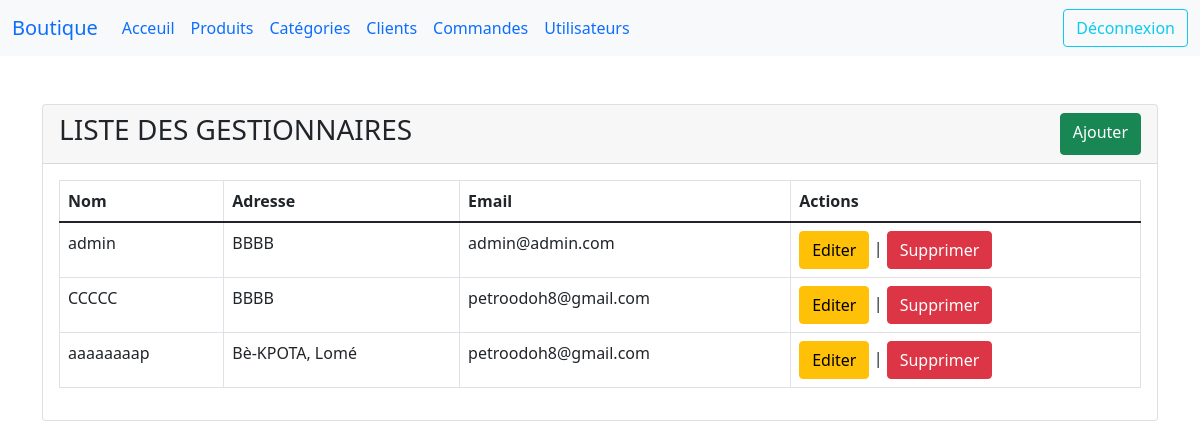
The app's page /admin-user-list.php with its own data.
### tables this page shows
CREATE TABLE IF NOT EXISTS `utilisateur` (
  `ID` int NOT NULL AUTO_INCREMENT,
  `nom` varchar(255) NOT NULL,
  `adresse` varchar(255) DEFAULT NULL,
  `email` varchar(255) NOT NULL,
  `mot_de_passe` varchar(255) NOT NULL,
  PRIMARY KEY (`ID`)
);

### admin-user-list.php (the view, shortened to what this page needs)
<!DOCTYPE html>
<html lang="en">
<head>
    <link rel="stylesheet" href="bootstrap/css/bootstrap.min.css">
</head>
<body>
<?php include 'navbar.php'?>
<div class="container mt-5">
    <div class="card">
        <div class="card-header d-flex align-content-center justify-content-between">
            <h3>LISTE DES GESTIONNAIRES</h3>
            <a class="btn btn-success" href="add-admin-user.php">Ajouter</a>
        </div>
        <div class="card-body">
            <table class="table table-bordered">
                <thead>
                <tr>
                    <th>Nom</th>
                    <th>Adresse</th>
                    <th>Email</th>
                    <th>Actions</th>
                </tr>
                </thead>
                <tbody>
                <?php
                require_once 'con_db.php';
                $query = "SELECT id, nom, adresse, email FROM utilisateur";
                $result = mysqli_query($con, $query);
                if (mysqli_num_rows($result) > 0) {
                    while ($row = mysqli_fetch_assoc($result)) {
                        echo "<tr>";
                        echo "<td>" . $row['nom'] . "</td>";
                        echo "<td>" . $row['adresse'] . "</td>";
                        echo "<td>" . $row['email'] . "</td>";
                        echo "<td>";
                        echo "<a href='admin-edit-user.php?id=" . $row['id'] . "' class='btn btn-warning'>Editer</a> | ";
                        echo "<a href='#' onclick='confirmDelete(" . $row['id'] . ")' class='btn btn-danger'>Supprimer</a>";
                        echo "</td>";
                        echo "</tr>";
                    }
                } else {
                    echo "<tr><td colspan='4'>Aucun gestionnaire enregistré.</td></tr>";
                }
                ?>
                </tbody>
            </table>
        </div>
    </div>
</div>
</body>
</html>

### records on screen
utilisateur: nom "admin", adresse "BBBB", email "admin@admin.com"
utilisateur: nom "CCCCC", adresse "BBBB", email "petroodoh8@gmail.com"
utilisateur: nom "aaaaaaaap", adresse "Bè-KPOTA, Lomé", email "petroodoh8@gmail.com"
